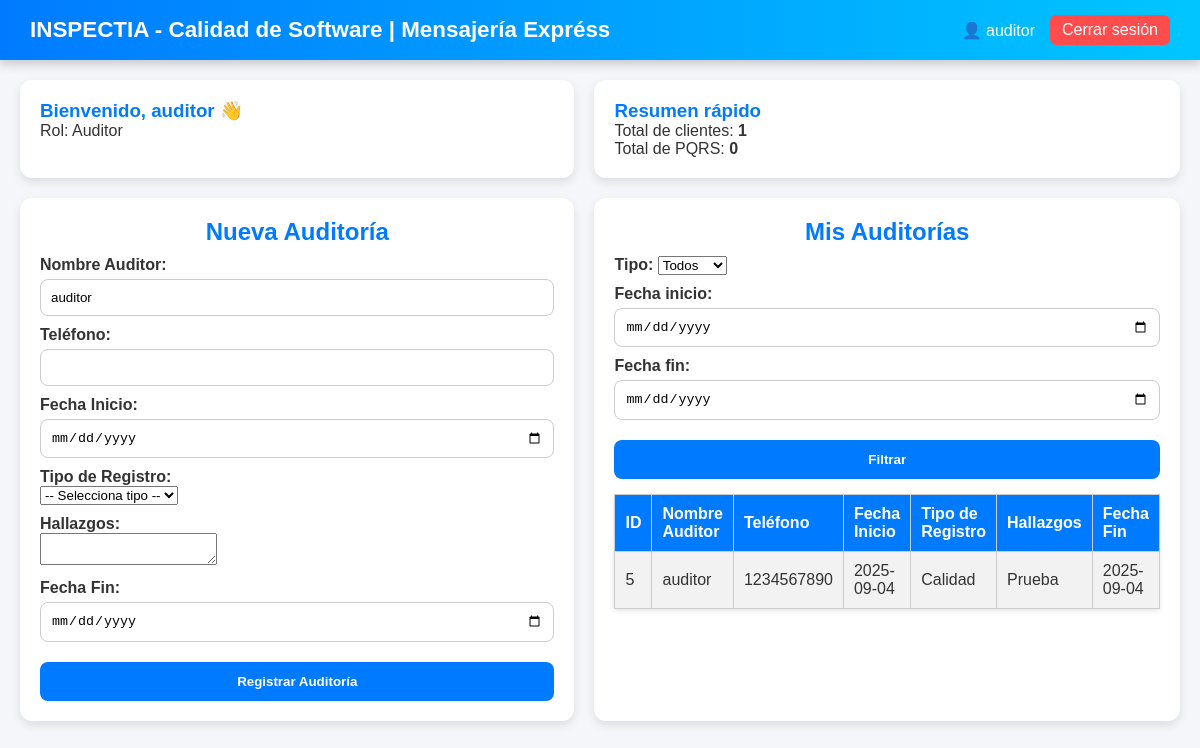
Screenshot of /dashboard_auditor.php (signed in) with the database file from the repository.
### tables this page shows
CREATE TABLE `auditorias` (
  `id` int(11) NOT NULL,
  `nombre_auditor` varchar(100) NOT NULL,
  `telefono` varchar(20) DEFAULT NULL,
  `fecha_inicio` date NOT NULL,
  `tipo_registro` varchar(50) NOT NULL,
  `hallazgos` text DEFAULT NULL,
  `fecha_fin` date DEFAULT NULL,
  `created_at` timestamp NOT NULL DEFAULT current_timestamp()
);

### dashboard_auditor.php (the view, shortened to what this page needs)
<?php
include "bd/conexion.php";
?>
<!DOCTYPE html>
<html lang="es">
<head>
 <link rel="stylesheet" href="css/estilos.css">
</head>
<body>
<nav class="navbar">
  <div class="logo">INSPECTIA - Calidad de Software | Mensajería Expréss</div>
  <div class="usuario">
    <span>👤 <?= $_SESSION['usuario'] ?></span>
    <a href="logout.php" class="btn-logout">Cerrar sesión</a>
  </div>
</nav>
<?php
$fecha_inicio = isset($_GET['fecha_inicio']) ? $_GET['fecha_inicio'] : '';
$fecha_fin = isset($_GET['fecha_fin']) ? $_GET['fecha_fin'] : '';
$query = "SELECT * FROM auditorias WHERE nombre_auditor = '{$_SESSION['usuario']}'";
$query .= " ORDER BY fecha_inicio DESC";
$result = $conn->query($query);
?>
<div class="grid-container">
    <div class="card">
        <h3>Bienvenido, <?= $_SESSION['usuario'] ?> 👋</h3>
        <p>Rol: Auditor</p>
    </div>
    <div class="card">
      <h3>Resumen rápido</h3>
    <?php
    $clientes = $conn->query("SELECT COUNT(*) as total FROM clientes")->fetch_assoc()['total'];
    $pqrs = $conn->query("SELECT COUNT(*) as total FROM pqrs")->fetch_assoc()['total'];
    ?>
    <p>Total de clientes: <b><?= $clientes ?></b></p>
    <p>Total de PQRS: <b><?= $pqrs ?></b></p>
    </div>
    <div class="card">
      <form method="POST">
              <h2>Nueva Auditoría</h2>
        <label>Nombre Auditor:</label>
        <input type="text" name="nombre_auditor" required value="<?= $_SESSION['usuario'] ?>">
        <label>Teléfono:</label>
        <input type="text" name="telefono">
        <label>Fecha Inicio:</label>
        <input type="date" name="fecha_inicio" required>
        <label>Tipo de Registro:</label>
        <select name="tipo_registro" required>
          <option value="">-- Selecciona tipo --</option>
        </select>
        <label>Hallazgos:</label>
        <textarea name="hallazgos"></textarea>
        <label>Fecha Fin:</label>
        <input type="date" name="fecha_fin">
        <button type="submit">Registrar Auditoría</button>
        </form>
    </div>
    <div class="card">
  <h2>Mis Auditorías</h2>
  <form method="GET" class="filtro">
    <label>Tipo:
      <select name="tipo">
        <option value="">Todos</option>
      </select>
    </label>
    <label>Fecha inicio:
      <input type="date" name="fecha_inicio" value="<?= $fecha_inicio ?>">
    </label>
    <label>Fecha fin:
      <input type="date" name="fecha_fin" value="<?= $fecha_fin ?>">
    </label>
    <button type="submit">Filtrar</button>
  </form>
  <table border="1" cellpadding="8" cellspacing="0" style="width:100%; margin-top:15px; border-collapse:collapse;">
    <tr style="background:#007BFF; color:white;">
      <th>ID</th>
      <th>Nombre Auditor</th>
      <th>Teléfono</th>
      <th>Fecha Inicio</th>
      <th>Tipo de Registro</th>
      <th>Hallazgos</th>
      <th>Fecha Fin</th>
    </tr>
    <?php if ($result->num_rows > 0): ?>
      <?php while($row = $result->fetch_assoc()): ?>
        <tr>
          <td><?= $row['id'] ?></td>
          <td><?= $row['nombre_auditor'] ?></td>
          <td><?= $row['telefono'] ?></td>
          <td><?= $row['fecha_inicio'] ?></td>
          <td><?= $row['tipo_registro'] ?></td>
          <td><?= $row['hallazgos'] ?></td>
          <td><?= $row['fecha_fin'] ?></td>
        </tr>
      <?php endwhile; ?>
    <?php else: ?>
      <tr><td colspan="7" style="text-align:center;">No se encontraron auditorías.</td></tr>
    <?php endif; ?>
  </table>
</div>

### CSS/estilos.css (style rules this page uses)
* { margin: 0; padding: 0; box-sizing: border-box; }
.navbar { display: flex; justify-content: space-between; align-items: center; background: #007bff; padding: 15px 40px; position: sticky; top: 0; z-index: 100; box-shadow: 0 3px 10px rgba(0,0,0,0.1); }
.logo { font-size: 22px; font-weight: bold; color: white; }
body { font-family: Arial, sans-serif; margin: 20px; background: #f9f9f9; color: #333; }
h1, h2 { color: #007bff; }
a { text-decoration: none; color: #007bff; }
table { border-collapse: collapse; width: 100%; margin-top: 20px; background: white; box-shadow: 0px 2px 5px rgba(0,0,0,0.1); }
th, td { border: 1px solid #ccc; padding: 10px; text-align: left; }
th { background: #007bff; color: white; }
tr:nth-child(even) { background: #f2f2f2; }

### dashboard_auditor.php (style rules this page uses)
body { font-family: Arial, sans-serif; margin: 0; padding: 0; background: #f4f6f9; }
.navbar { display: flex; justify-content: space-between; align-items: center; background: linear-gradient(90deg, #007BFF, #00C6FF); padding: 15px 30px; color: white; box-shadow: 0px 4px 10px rgba(0,0,0,0.2); }
.navbar .logo { font-size: 1.4em; font-weight: bold; }
.navbar .usuario { display: flex; align-items: center; gap: 15px; }
.btn-logout { padding: 6px 12px; background: #FF4D4D; color: white; border-radius: 6px; text-decoration: none; }
h2 { text-align: center; color: #007BFF; }
label { display: block; margin-top: 15px; font-weight: bold; }
input { width: 100%; padding: 10px; margin-top: 5px; border-radius: 8px; border: 1px solid #ccc; }
button { width: 100%; padding: 12px; margin-top: 20px; border: none; background: #007BFF; color: white; font-weight: bold; border-radius: 8px; cursor: pointer; transition: 0.3s; }
.logo { font-size: 22px; font-weight: bold; color: white; }
.grid-container { display: grid; grid-template-columns: repeat(2, 1fr); grid-gap: 20px; padding: 20px; }
.card { background: white; padding: 20px; border-radius: 12px; box-shadow: 0 4px 10px rgba(0,0,0,0.1); transition: transform 0.3s ease, box-shadow 0.3s ease; }
h3 { margin-top: 0; color: #007BFF; }
form label { display: block; margin-top: 10px; font-weight: bold; }

### rows the page displays
auditorias: id "5", nombre_auditor "auditor", telefono "1234567890", fecha_inicio "2025-09-04", tipo_registro "Calidad", hallazgos "Prueba", fecha_fin "2025-09-04"

### other values shown
$_SESSION['usuario'] "auditor"
$clientes "1"
$pqrs "0"
